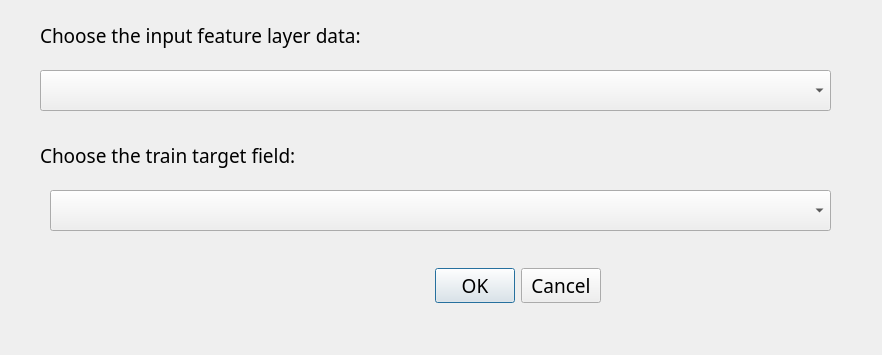
<?xml version="1.0" encoding="UTF-8"?>
<ui version="4.0">
 <class>GeorecDialogBase</class>
 <widget class="QDialog" name="GeorecDialogBase">
  <property name="geometry">
   <rect>
    <x>0</x>
    <y>0</y>
    <width>882</width>
    <height>355</height>
   </rect>
  </property>
  <property name="windowTitle">
   <string>Geo Rec</string>
  </property>
  <widget class="QDialogButtonBox" name="button_box">
   <property name="geometry">
    <rect>
     <x>290</x>
     <y>260</y>
     <width>311</width>
     <height>51</height>
    </rect>
   </property>
   <property name="font">
    <font>
     <family>Source Code Variable</family>
     <pointsize>14</pointsize>
    </font>
   </property>
   <property name="orientation">
    <enum>Qt::Horizontal</enum>
   </property>
   <property name="standardButtons">
    <set>QDialogButtonBox::Cancel|QDialogButtonBox::Ok</set>
   </property>
  </widget>
  <widget class="QComboBox" name="layerComboBox">
   <property name="geometry">
    <rect>
     <x>40</x>
     <y>70</y>
     <width>791</width>
     <height>41</height>
    </rect>
   </property>
   <property name="font">
    <font>
     <family>Source Code Variable</family>
     <pointsize>14</pointsize>
    </font>
   </property>
  </widget>
  <widget class="QLabel" name="label">
   <property name="geometry">
    <rect>
     <x>40</x>
     <y>10</y>
     <width>811</width>
     <height>51</height>
    </rect>
   </property>
   <property name="font">
    <font>
     <family>Source Code Variable</family>
     <pointsize>14</pointsize>
    </font>
   </property>
   <property name="text">
    <string>Choose the input feature layer data:</string>
   </property>
  </widget>
  <widget class="QComboBox" name="fieldComboBox">
   <property name="geometry">
    <rect>
     <x>50</x>
     <y>190</y>
     <width>781</width>
     <height>41</height>
    </rect>
   </property>
   <property name="font">
    <font>
     <family>Source Code Variable</family>
     <pointsize>14</pointsize>
    </font>
   </property>
  </widget>
  <widget class="QLabel" name="label_2">
   <property name="geometry">
    <rect>
     <x>40</x>
     <y>130</y>
     <width>731</width>
     <height>51</height>
    </rect>
   </property>
   <property name="font">
    <font>
     <family>Source Code Variable</family>
     <pointsize>14</pointsize>
    </font>
   </property>
   <property name="text">
    <string>Choose the train target field:</string>
   </property>
  </widget>
 </widget>
 <resources/>
 <connections>
  <connection>
   <sender>button_box</sender>
   <signal>accepted()</signal>
   <receiver>GeorecDialogBase</receiver>
   <slot>accept()</slot>
   <hints>
    <hint type="sourcelabel">
     <x>20</x>
     <y>20</y>
    </hint>
    <hint type="destinationlabel">
     <x>20</x>
     <y>20</y>
    </hint>
   </hints>
  </connection>
  <connection>
   <sender>button_box</sender>
   <signal>rejected()</signal>
   <receiver>GeorecDialogBase</receiver>
   <slot>reject()</slot>
   <hints>
    <hint type="sourcelabel">
     <x>20</x>
     <y>20</y>
    </hint>
    <hint type="destinationlabel">
     <x>20</x>
     <y>20</y>
    </hint>
   </hints>
  </connection>
 </connections>
</ui>
